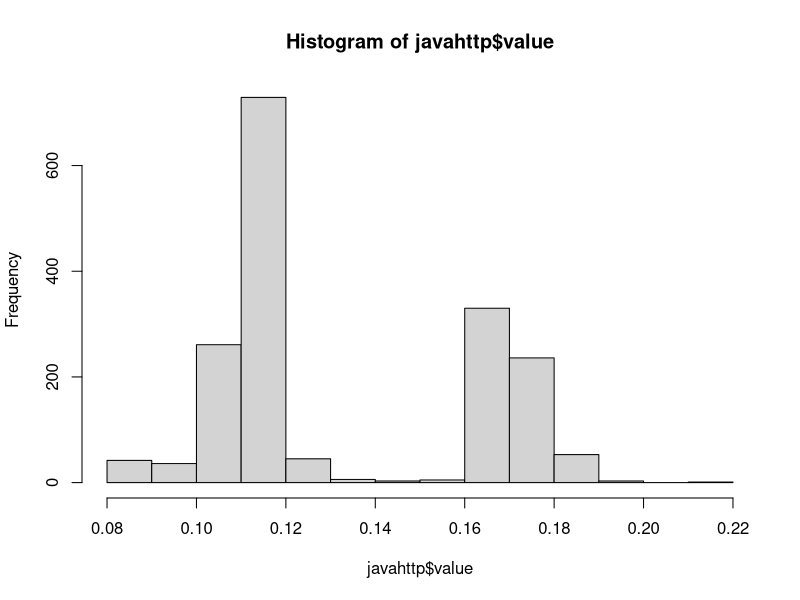
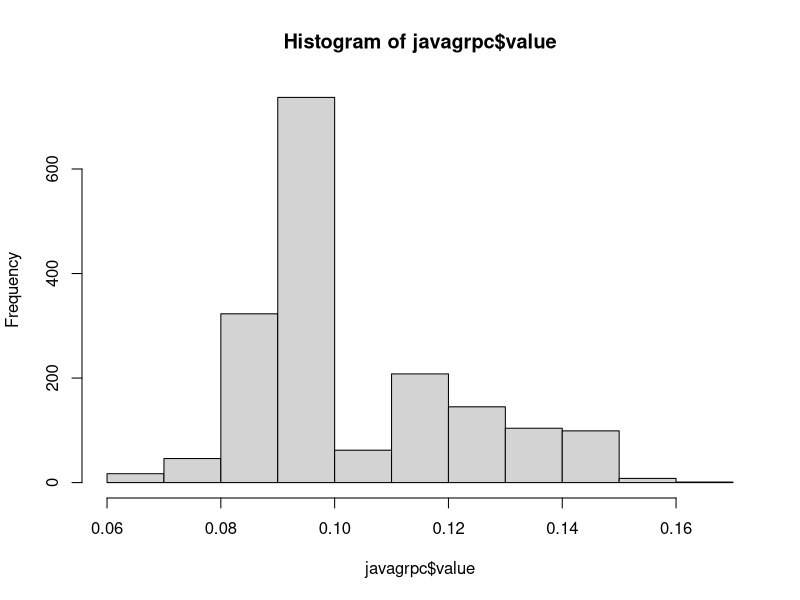
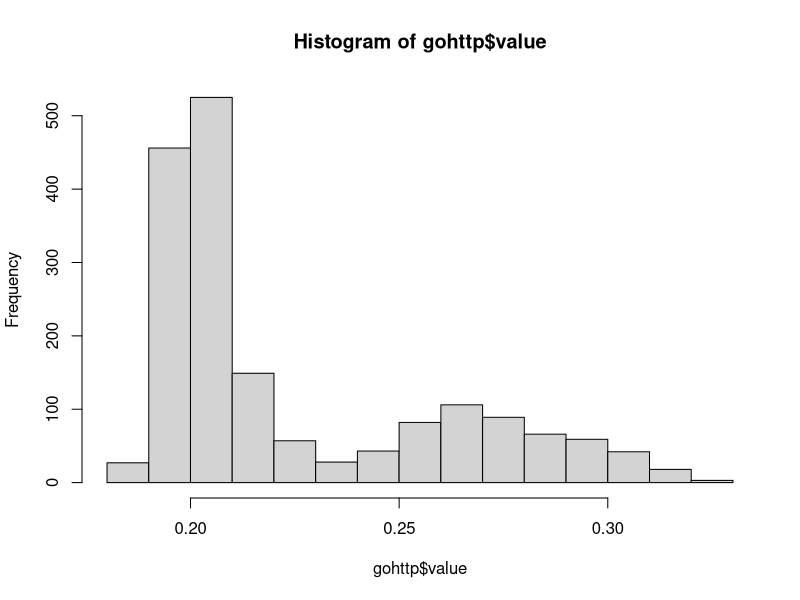
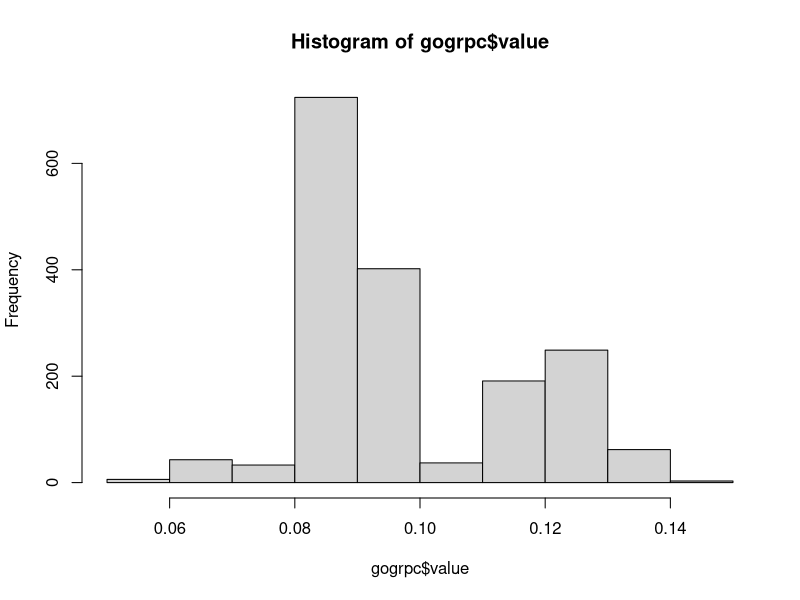
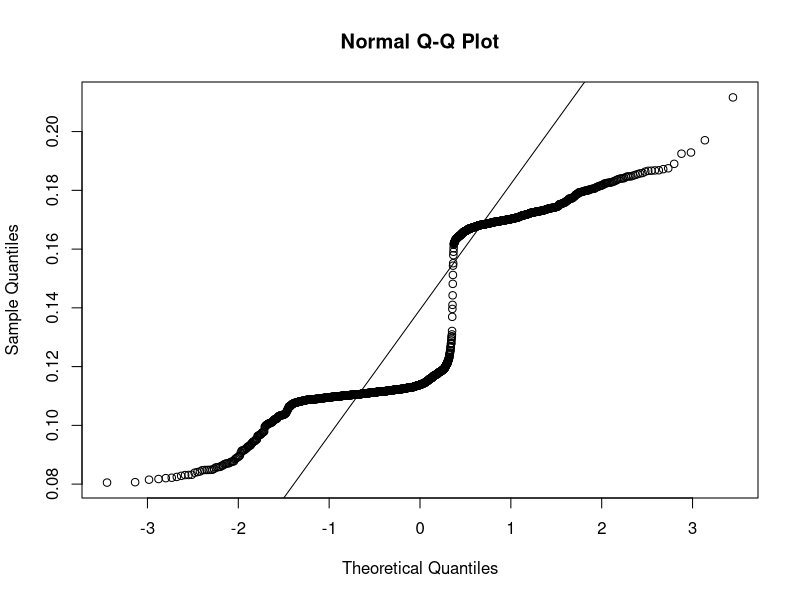
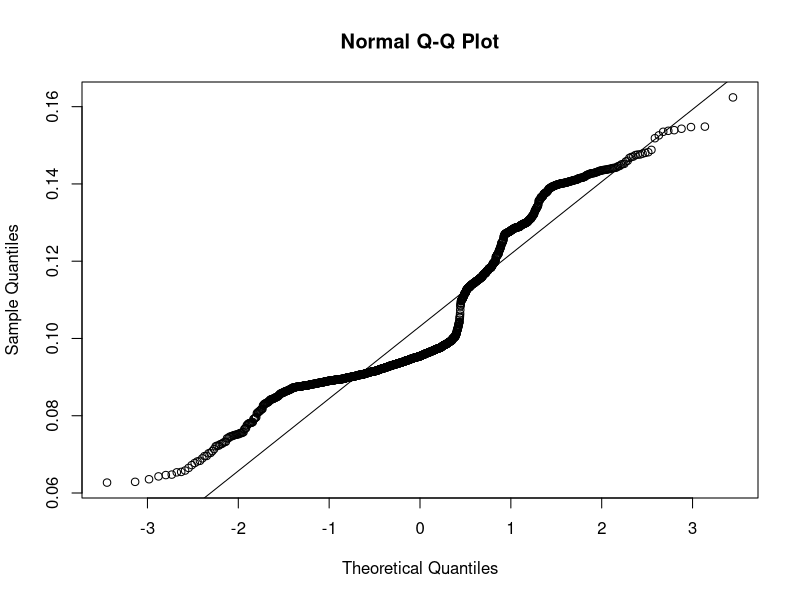
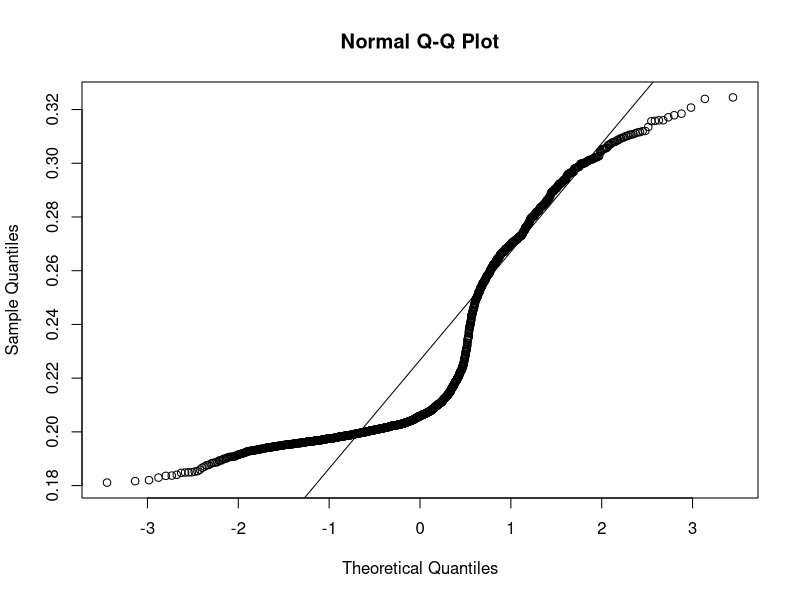
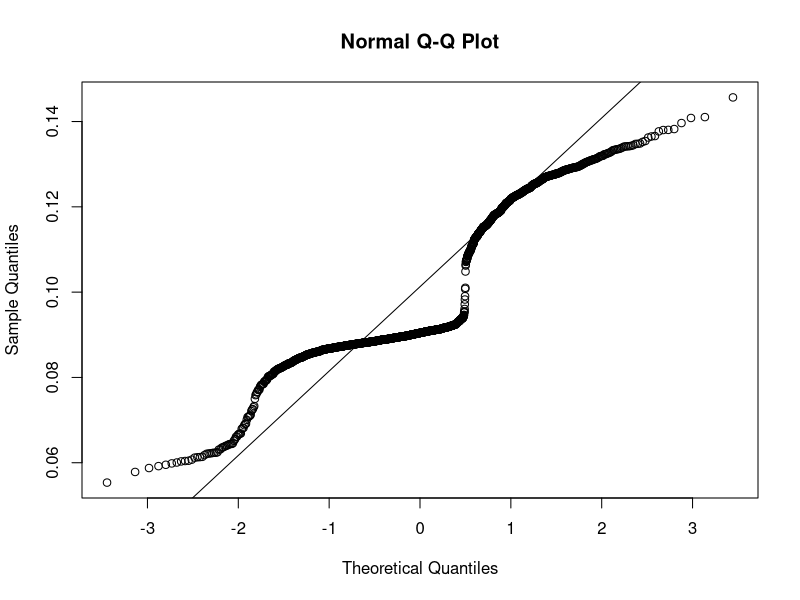

The R source for these figures, in order:
library(tidyverse)
library(readr)
database <- read_csv("dados/experimento2.csv")

expSmall <- filter(database, request_size=="small", experiment_id==2 | experiment_id==3 | experiment_id==4 | experiment_id==5)
expBig <- filter(database, request_size=="big", experiment_id==1 | experiment_id==3 | experiment_id==4 | experiment_id==5 | experiment_id==6)
exp1 <- expBig

javahttp <- filter(exp1, app_name=="javahttp")
javagrpc <- filter(exp1, app_name=="javagrpc")
gohttp <- filter(exp1, app_name=="gohttp")
gogrpc <- filter(exp1, app_name=="gogrpc")

# removing outliers with IQR

remover_outliers <- function(dados, campo) {
  # Calculando o primeiro e terceiro quartis
  Q1 <- quantile(dados[[campo]], 0.25)
  Q3 <- quantile(dados[[campo]], 0.75)
  IQR <- Q3 - Q1
  
  # Definindo os limites para considerar outliers
  limite_inferior <- Q1 - 1.5 * IQR
  limite_superior <- Q3 + 1.5 * IQR
  
  # Filtrando os dados para remover outliers
  dados_filtrados <- dados[dados[[campo]] >= limite_inferior & dados[[campo]] <= limite_superior, ]
  
  return(dados_filtrados)
}

#javahttp <- remover_outliers(javahttp, "value")
#javagrpc <- remover_outliers(javagrpc, "value")
#gohttp <- remover_outliers(gohttp, "value")
#gogrpc <- remover_outliers(gogrpc, "value")

# data transformation for time measures
javahttp$value <- sqrt(javahttp$value)
javagrpc$value <- sqrt(javagrpc$value)
gohttp$value <- sqrt(gohttp$value)
gogrpc$value <- sqrt(gogrpc$value)

# test data normality with histogram and shapiro test

hist(javahttp$value, breaks="Sturges")
hist(javagrpc$value, breaks="Sturges")
hist(gohttp$value, breaks="Sturges")
hist(gogrpc$value, breaks="Sturges")

qqnorm(javahttp$value)
qqline(javahttp$value)
qqnorm(javagrpc$value)
qqline(javagrpc$value)
qqnorm(gohttp$value)
qqline(gohttp$value)
qqnorm(gogrpc$value)
qqline(gogrpc$value)


shapiro.test(javahttp$value)
shapiro.test(javagrpc$value)
shapiro.test(gohttp$value)
shapiro.test(gogrpc$value)

